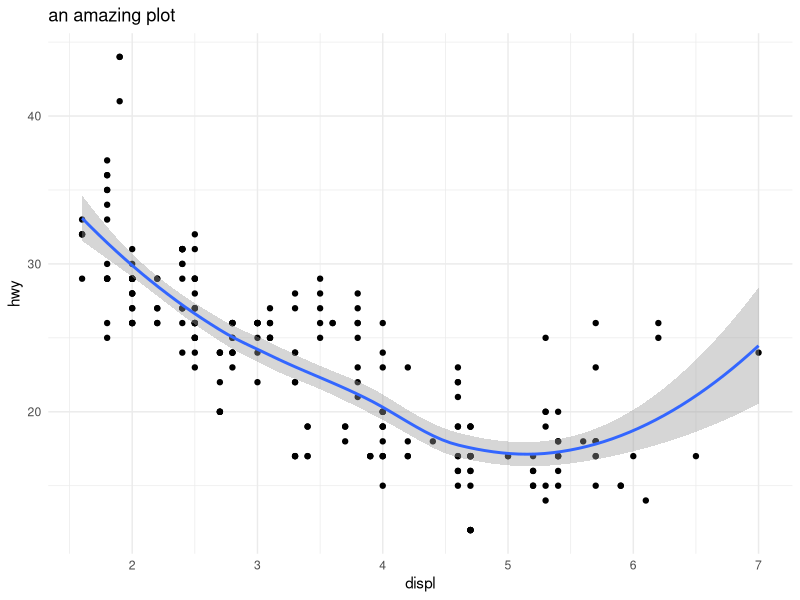

R code for this plot:
library(tidyverse)

mpg

ggplot(mpg, aes(displ,hwy)) +
  geom_point() +
  geom_smooth() +
  labs(title = "an amazing plot") +
  theme_minimal()
